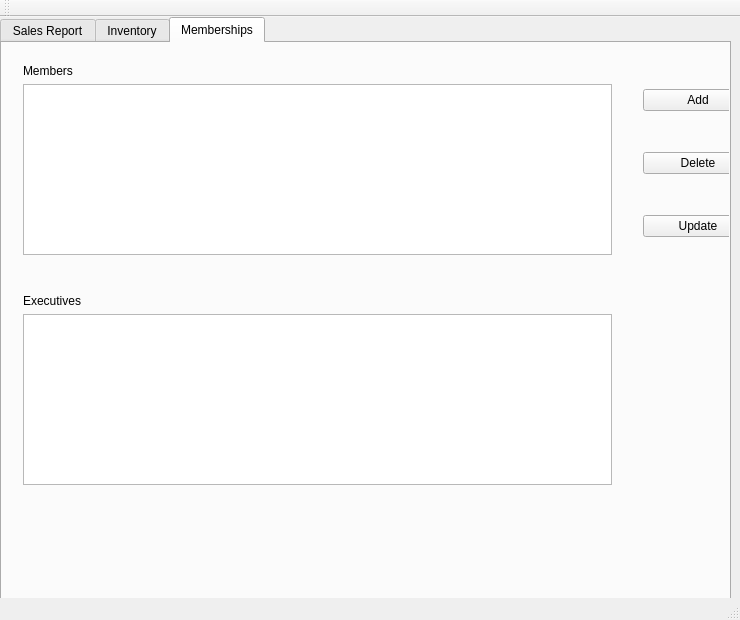
<?xml version="1.0" encoding="UTF-8"?>
<ui version="4.0">
 <class>MainWindow</class>
 <widget class="QMainWindow" name="MainWindow">
  <property name="geometry">
   <rect>
    <x>0</x>
    <y>0</y>
    <width>740</width>
    <height>620</height>
   </rect>
  </property>
  <property name="windowTitle">
   <string>MainWindow</string>
  </property>
  <widget class="QWidget" name="centralWidget">
   <widget class="QTabWidget" name="tabWidget">
    <property name="geometry">
     <rect>
      <x>0</x>
      <y>0</y>
      <width>731</width>
      <height>720</height>
     </rect>
    </property>
    <property name="minimumSize">
     <size>
      <width>560</width>
      <height>720</height>
     </size>
    </property>
    <property name="currentIndex">
     <number>2</number>
    </property>
    <widget class="QWidget" name="tab_4">
     <attribute name="title">
      <string>Sales Report</string>
     </attribute>
     <widget class="QTextBrowser" name="textBrowser_5">
      <property name="geometry">
       <rect>
        <x>10</x>
        <y>10</y>
        <width>251</width>
        <height>441</height>
       </rect>
      </property>
     </widget>
     <widget class="QWidget" name="layoutWidget_5">
      <property name="geometry">
       <rect>
        <x>270</x>
        <y>10</y>
        <width>221</width>
        <height>131</height>
       </rect>
      </property>
      <layout class="QVBoxLayout" name="verticalLayout_5">
       <item>
        <widget class="QPushButton" name="pushButton_8">
         <property name="text">
          <string>Sales Report</string>
         </property>
        </widget>
       </item>
       <item>
        <widget class="QPushButton" name="pushButton_9">
         <property name="text">
          <string>Membership Report</string>
         </property>
        </widget>
       </item>
      </layout>
     </widget>
    </widget>
    <widget class="QWidget" name="tab_5">
     <attribute name="title">
      <string>Inventory</string>
     </attribute>
     <widget class="QLabel" name="label_4">
      <property name="geometry">
       <rect>
        <x>10</x>
        <y>0</y>
        <width>161</width>
        <height>31</height>
       </rect>
      </property>
      <property name="text">
       <string>Inventory items</string>
      </property>
     </widget>
     <widget class="QTextBrowser" name="textBrowser_6">
      <property name="geometry">
       <rect>
        <x>0</x>
        <y>30</y>
        <width>481</width>
        <height>461</height>
       </rect>
      </property>
     </widget>
     <widget class="QWidget" name="layoutWidget">
      <property name="geometry">
       <rect>
        <x>490</x>
        <y>10</y>
        <width>231</width>
        <height>171</height>
       </rect>
      </property>
      <layout class="QVBoxLayout" name="verticalLayout">
       <item>
        <widget class="QPushButton" name="pushButton_15">
         <property name="text">
          <string>Add Item</string>
         </property>
        </widget>
       </item>
       <item>
        <widget class="QPushButton" name="pushButton_16">
         <property name="text">
          <string>Delete Item</string>
         </property>
        </widget>
       </item>
       <item>
        <widget class="QPushButton" name="pushButton">
         <property name="text">
          <string>Total Items Sold Report</string>
         </property>
        </widget>
       </item>
      </layout>
     </widget>
    </widget>
    <widget class="QWidget" name="tab_6">
     <attribute name="title">
      <string>Memberships</string>
     </attribute>
     <widget class="QWidget" name="layoutWidget_6">
      <property name="geometry">
       <rect>
        <x>10</x>
        <y>10</y>
        <width>611</width>
        <height>213</height>
       </rect>
      </property>
      <layout class="QVBoxLayout" name="verticalLayout_6">
       <item>
        <widget class="QLabel" name="label_5">
         <property name="text">
          <string>Members</string>
         </property>
        </widget>
       </item>
       <item>
        <widget class="QTextBrowser" name="textBrowser_7">
         <property name="html">
          <string>&lt;!DOCTYPE HTML PUBLIC &quot;-//W3C//DTD HTML 4.0//EN&quot; &quot;http://www.w3.org/TR/REC-html40/strict.dtd&quot;&gt;
&lt;html&gt;&lt;head&gt;&lt;meta name=&quot;qrichtext&quot; content=&quot;1&quot; /&gt;&lt;style type=&quot;text/css&quot;&gt;
p, li { white-space: pre-wrap; }
&lt;/style&gt;&lt;/head&gt;&lt;body style=&quot; font-family:'Sans'; font-size:9pt; font-weight:400; font-style:normal;&quot;&gt;
&lt;p style=&quot;-qt-paragraph-type:empty; margin-top:0px; margin-bottom:0px; margin-left:0px; margin-right:0px; -qt-block-indent:0; text-indent:0px; font-size:8pt;&quot;&gt;&lt;br /&gt;&lt;/p&gt;&lt;/body&gt;&lt;/html&gt;</string>
         </property>
        </widget>
       </item>
      </layout>
     </widget>
     <widget class="QWidget" name="layoutWidget_7">
      <property name="geometry">
       <rect>
        <x>10</x>
        <y>240</y>
        <width>611</width>
        <height>213</height>
       </rect>
      </property>
      <layout class="QVBoxLayout" name="verticalLayout_7">
       <item>
        <widget class="QLabel" name="label_6">
         <property name="text">
          <string>Executives</string>
         </property>
        </widget>
       </item>
       <item>
        <widget class="QTextBrowser" name="textBrowser_8">
         <property name="html">
          <string>&lt;!DOCTYPE HTML PUBLIC &quot;-//W3C//DTD HTML 4.0//EN&quot; &quot;http://www.w3.org/TR/REC-html40/strict.dtd&quot;&gt;
&lt;html&gt;&lt;head&gt;&lt;meta name=&quot;qrichtext&quot; content=&quot;1&quot; /&gt;&lt;style type=&quot;text/css&quot;&gt;
p, li { white-space: pre-wrap; }
&lt;/style&gt;&lt;/head&gt;&lt;body style=&quot; font-family:'Sans'; font-size:9pt; font-weight:400; font-style:normal;&quot;&gt;
&lt;p style=&quot;-qt-paragraph-type:empty; margin-top:0px; margin-bottom:0px; margin-left:0px; margin-right:0px; -qt-block-indent:0; text-indent:0px; font-size:8pt;&quot;&gt;&lt;br /&gt;&lt;/p&gt;&lt;/body&gt;&lt;/html&gt;</string>
         </property>
        </widget>
       </item>
      </layout>
     </widget>
     <widget class="QWidget" name="layoutWidget_8">
      <property name="geometry">
       <rect>
        <x>630</x>
        <y>0</y>
        <width>132</width>
        <height>241</height>
       </rect>
      </property>
      <layout class="QVBoxLayout" name="verticalLayout_8">
       <item>
        <widget class="QPushButton" name="pushButton_11">
         <property name="text">
          <string>Add</string>
         </property>
        </widget>
       </item>
       <item>
        <widget class="QPushButton" name="pushButton_12">
         <property name="text">
          <string>Delete</string>
         </property>
        </widget>
       </item>
       <item>
        <widget class="QPushButton" name="pushButton_2">
         <property name="text">
          <string>Update</string>
         </property>
        </widget>
       </item>
      </layout>
     </widget>
    </widget>
   </widget>
  </widget>
  <widget class="QMenuBar" name="menuBar">
   <property name="geometry">
    <rect>
     <x>0</x>
     <y>0</y>
     <width>740</width>
     <height>24</height>
    </rect>
   </property>
  </widget>
  <widget class="QToolBar" name="mainToolBar">
   <attribute name="toolBarArea">
    <enum>TopToolBarArea</enum>
   </attribute>
   <attribute name="toolBarBreak">
    <bool>false</bool>
   </attribute>
  </widget>
  <widget class="QStatusBar" name="statusBar"/>
 </widget>
 <layoutdefault spacing="6" margin="11"/>
 <resources/>
 <connections/>
</ui>
